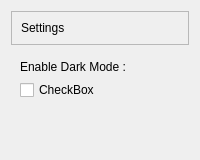
            <widget class="QWidget" name="SettingsPage">
             <layout class="QVBoxLayout" name="verticalLayout_55">
              <item>
               <widget class="QFrame" name="SettingsPageLabelContainer">
                <property name="frameShape">
                 <enum>QFrame::StyledPanel</enum>
                </property>
                <property name="frameShadow">
                 <enum>QFrame::Raised</enum>
                </property>
                <layout class="QVBoxLayout" name="verticalLayout_56">
                 <item>
                  <widget class="QLabel" name="SettingsPageLabel">
                   <property name="text">
                    <string>Settings</string>
                   </property>
                  </widget>
                 </item>
                </layout>
               </widget>
              </item>
              <item>
               <widget class="QWidget" name="SettingsPageControlContainer" native="true">
                <layout class="QVBoxLayout" name="verticalLayout_57">
                 <item>
                  <widget class="QLabel" name="DarkModeLabel">
                   <property name="text">
                    <string>Enable Dark Mode :</string>
                   </property>
                  </widget>
                 </item>
                 <item>
                  <widget class="QCheckBox" name="DarkModeCheckBox">
                   <property name="text">
                    <string>CheckBox</string>
                   </property>
                  </widget>
                 </item>
                </layout>
               </widget>
              </item>
              <item>
               <spacer name="verticalSpacer_13">
                <property name="orientation">
                 <enum>Qt::Vertical</enum>
                </property>
                <property name="sizeHint" stdset="0">
                 <size>
                  <width>20</width>
                  <height>40</height>
                 </size>
                </property>
               </spacer>
              </item>
             </layout>
            </widget>
